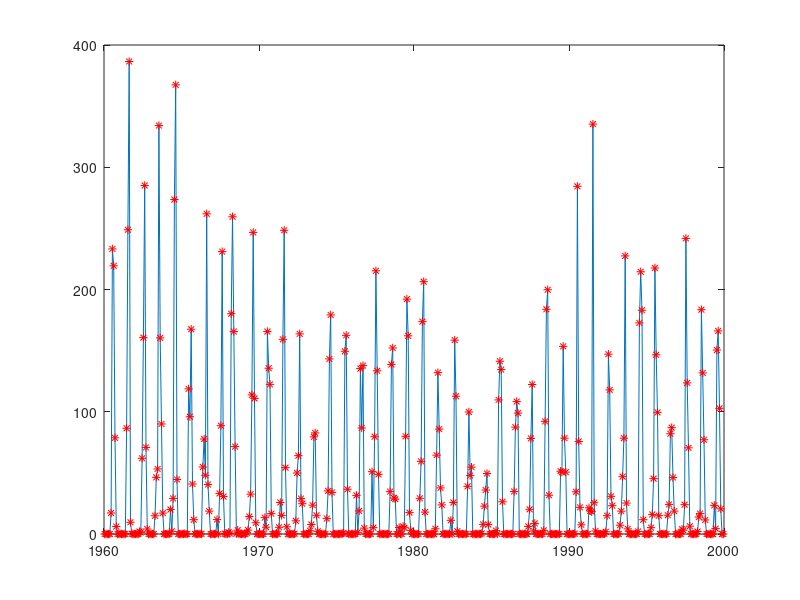

Reproduce this figure in MATLAB. (Note: this script raises an error after producing the figure.)
%% Clean up and add path
clear; clc;
close all;
addpath('../functions', '../data')
load proj23.mat
%% Plot
figure()
plot(ElGeneina.rain_org_t, ElGeneina.rain_org)
hold on
plot(ElGeneina.rain_org_t, ElGeneina.rain_org, '*', 'Color', 'r')
rain = ElGeneina.rain_org;
y = rain;
N = length(rain);
rain_init = zeros(3,N);
rain_init(1,:) = rain./3;  
rain_init(2,:) = rain./3;
rain_init(3,:) = rain./3;
%% Estimating parameters with Kalman Filter
windowsize = 20;
a1 = -0.4; % Intial AR param estimate

for i = 1:20 % Update Ar 20 time
    A =[-a1 0 0;1 0 0; 0 1 0];
    at = zeros(N,1);
    Rw    = 10e-3;                                      % Measurement noise covariance matrix, R_w. Note that Rw has the same dimension as Ry.
    Re    = eye(3)*10e-1;                        % System noise covariance matrix, R_e. Note that Re has the same dimension as Rx_t1.
    Rx_t1 = eye(3); %correct?                             % Initial covariance matrix, V0 = R_{1|0}^{x,x}
    e_hat  = zeros(N,1);                             % Estimated one-step prediction error.
    xt    = rain_init;                         % Estimated states. Intial state, x_{1|0} = 0.
    yhat  = zeros(N,1);                             % Estimated output.
    xStd  = zeros(3,N);                         % Stores one std for the one-step prediction.
    for t=2 :N                                       
        % Update the predicted state and the time-varying state vector.
        x_t1 = A*xt(:,t-1);                         % x_{t|t-1} = A x_{t-1|t-1}
        C    = [1 1 1];     % Use earlier prediction errors as estimate of e_t.
        
        % Update the parameter estimates.
        Ry = C*Rx_t1*C' + Rw;                       % R_{t|t-1}^{y,y} = C R_{t|t-1}^{x,x} + Rw
        Kt = Rx_t1*C'/Ry;                           % K_t = R^{x,x}_{t|t-1} C^T inv( R_{t|t-1}^{y,y} )
        yhat(t) = C*x_t1;                           % One-step prediction, \hat{y}_{t|t-1}.
        e_hat(t) = y(t)-yhat(t);                     % One-step prediction error, \hat{e}_t = y_t - \hat{y}_{t|t-1}
        xt(:,t) = x_t1 + Kt*( e_hat(t) );            % x_{t|t}= x_{t|t-1} + K_t ( y_t - Cx_{t|t-1} ) 
        
        if (any(xt(:,t) < 0))
            target_sum = sum(xt(:,t)); % The sum that needs to be maintained
            
            % Solve the NNLS problem
            new_data = lsqnonneg(eye(3), xt(:,t));
            
            % Scale the new data to ensure the sum matches the target sum
            scale_factor = target_sum / sum(new_data);
            xt(:,t) = new_data * scale_factor;
        end
        
        % Update the covariance matrix estimates.
        Rx_t  = Rx_t1 - Kt*Ry*Kt';                  % R^{x,x}_{t|t} = R^{x,x}_{t|t-1} - K_t R_{t|t-1}^{y,y} K_t^T
        Rx_t1 = A*Rx_t*A' + Re;                     % R^{x,x}_{t+1|t} = A R^{x,x}_{t|t} A^T + Re
    
        % Estimate a one std confidence interval of the estimated parameters.
        % This is only for the plots.
        xStd(:,t) = sqrt( diag(Rx_t) );            % This is one std for each of the parameters for the one-step prediction.    
    end
    
    xtemp = flip(xt,1);
    data = iddata(xtemp(:)); % All x data, should be AR
    model_init = idpoly([1 a1], [], []) ;
    model_armax_1 = pem(data , model_init);
    present(model_armax_1)
    % if a1 == model_armax_1.A(2)
    %     break
    % else
    a1 = model_armax_1.A(2) % New Ar parameter, update and loop
    % end
end

%% Reconstruct 
%Or do this
rain_rec = flip(xt,1); % DISCUSS THIS
rain_reconstructed = rain_rec(:);
rain_reconstructed = [rain_reconstructed(2:end); 0];
% With Provided time vector
tt = ElGeneina.rain_t;

std_rec = flip(xStd,1); % DISCUSS THIS
std_reconstructed = std_rec(:);
std_reconstructed = [std_reconstructed(2:end); 0];

%%

% Or this if using provided time vector
figure(); 
hold on;
pl1 = plot(tt, rain_reconstructed); 


pl2 = plot(tt(1), rain_reconstructed(1),'*', 'color', 'r');
hold on
pl2 = plot(tt(2), rain_reconstructed(2),'*', 'color', 'r');
hold on
pl3 = plot(tt(2), rain(2),'*', 'color', 'k');
hold on
counter = 2;
for i=3:3:length(rain_reconstructed)-2
    plot(tt(i), rain_reconstructed(i),'*', 'color', 'r')
    hold on 
    plot(tt(i+1), rain_reconstructed(i+1),'*', 'color', 'r')
    hold on
    pl2 = plot(tt(i+2), rain_reconstructed(i+2),'*', 'color', 'r');
    hold on
    pl3 = plot(tt(i+2), rain(counter),'*', 'color', 'k');
    hold on
    counter = counter + 1;
end

legend([pl1 pl2 pl3],{'Reconstructed Line ','Reconstructed Points', 'Original'})

%% Compare sums
% Or if using provided time vector
sums = zeros(480, 1);
sums(1) = 0;
counter = 2;
for i=3:3:length(rain_reconstructed)-2
    sums(counter) = rain_reconstructed(i) + rain_reconstructed(i+1) + rain_reconstructed(i+2);
    counter = counter +1;
end
diff = sums - ElGeneina.rain_org;
%% Plot
nvdi = 2.*(ElGeneina.nvdi./255) -1; %log??
nvdi_t = ElGeneina.nvdi_t;
figure();
plot(nvdi_t, nvdi)

plotACFnPACF(nvdi, 40, 'data');
figure; 
lambda_max = bcNormPlot(nvdi,1);
%% Remove deterministic trend WRONG ONLY ON MODEL DATA
mdl = fitlm(nvdi_t, nvdi);
m= mdl.Coefficients(1,1).Estimate;
k= mdl.Coefficients(2,1).Estimate;
nvdi_trend = nvdi- (nvdi_t.*k +m);
figure();
plot(nvdi_t, nvdi_trend)
plotACFnPACF(nvdi_trend, 40, 'data');
figure; 
lambda_max = bcNormPlot(nvdi_trend,1);
%% Remove season of 36
% A36 = [1 zeros(1, 35) -1]; 
% nvdi_season = filter(A36, 1, nvdi_trend);
% nvdi_season = nvdi_season(length(A36) : end );
% nvdi_t = nvdi_t(length(A36) : end);
% figure();
% plot(nvdi_t, nvdi_season)
% plotACFnPACF(nvdi_season, 40, 'data');
% figure; 
% lambda_max = bcNormPlot(nvdi_season,1);
%% Split data 70-20-10
figure();
plot(nvdi_t, nvdi_trend)

model_t = nvdi_t(1:round(0.7*length(nvdi_trend)));
validation_t = nvdi_t(round(0.7*length(nvdi_trend)) + 1 : round(0.9*length(nvdi_trend)));
test_t = nvdi_t(round(0.9*length(nvdi_trend)) + 1:end);

model_nvdi = nvdi_trend(1:round(0.7*length(nvdi_trend)));
validation_nvdi = nvdi_trend(round(0.7*length(nvdi_trend)) + 1 : round(0.9*length(nvdi_trend)));
test_nvdi = nvdi_trend(round(0.9*length(nvdi_trend)) + 1:end);
%% Ar(1) 
plotACFnPACF(model_nvdi, 45, 'AR(1)' );
data = iddata(model_nvdi);
Am = [1 1];

model_init = idpoly(Am, [], []) ;
model_armax_1 = pem(data , model_init);

e_hat = filter(model_armax_1.A , model_armax_1.C , model_nvdi) ;
e_hat = e_hat(length(model_armax_1.A ) : end ) ;

present(model_armax_1)
[acfEst, pacfEst] = plotACFnPACF(e_hat, 45, 'AR(1)' );
checkIfNormal(acfEst(2:end), 'ACF' );
checkIfNormal(pacfEst(2:end), 'PACF' );
checkIfWhite(e_hat);
%% a1 + a36 
data = iddata(model_nvdi);
Am = [1 1 zeros(1,34) 1];
model_init = idpoly(Am, [], []) ;
model_init.Structure.a.Free = Am;
model_armax_1 = pem(data , model_init);

e_hat = filter(model_armax_1.A , model_armax_1.C , model_nvdi) ;
e_hat = e_hat(length(model_armax_1.A ) : end ) ;

present(model_armax_1)
[acfEst, pacfEst] = plotACFnPACF(e_hat, 45, 'AR(1)' );
checkIfNormal(acfEst(2:end), 'ACF' );
checkIfNormal(pacfEst(2:end), 'PACF' );
checkIfWhite(e_hat);
 
%% Ar(1) with (1+a36 z^-36)
data = iddata(model_nvdi);
Am = conv([1 zeros(1, 35), -1], [1 1]);
model_init = idpoly(Am, [], []) ;
model_init.Structure.a.Free = Am;
model_armax_1 = pem(data , model_init);

e_hat = filter(model_armax_1.A , model_armax_1.C , model_nvdi) ;
e_hat = e_hat(length(model_armax_1.A ) : end ) ;

present(model_armax_1)
[acfEst, pacfEst] = plotACFnPACF(e_hat, 45, 'AR(1)' );
checkIfNormal(acfEst(2:end), 'ACF' );
checkIfNormal(pacfEst(2:end), 'PACF' );
checkIfWhite(e_hat);

%% Predict WRONG TAKE CARE OF LOG AND LINEAR
y = validation_nvdi;
t_predict = validation_t;
A = model_armax_1.A;
C = model_armax_1.C;
ks = [1 7];

for i=1:2
    
    k = ks(i);
    if(i == 1)
        y_naive = zeros(1, length(y) +1 );
        y_naive(2: end) = y;
        y_naive = y_naive(1:end - 1);
        ehat_naive = y-y_naive;
        ehat_naive = ehat_naive(k + 20:length(ehat_naive));
    else
        % y_naive = zeros(1, length(y) + 7 );
        % y_naive(8: end) = y;
        % y_naive = y_naive(1:end - 7);
        % ehat_naive = y-y_naive;
        % ehat_naive = ehat_naive(k + 20:length(ehat_naive));
        y_naive = zeros(1, length(y) + 36 );
        y_naive(37: end) = y;
        y_naive = y_naive(1:end - 36);
        ehat_naive = y-y_naive;
        ehat_naive = ehat_naive(k + 30:length(ehat_naive));
    end

    [Fk, Gk] = polydiv(C, A, k) ;
    yhatk = filter(Gk, C, y) ;
    ehat = y-yhatk;
    ehat = ehat(k+20:end);  % Remove the corrupted samples. You might need to add a bit of a margin.

    %ehat_naive = ehat_naive(k+20:end);
    %length(ehat_naive)

    figure()
    subplot(211)
    plot(t_predict,y)
    hold on
    plot(t_predict, yhatk)
    hold on
    plot(t_predict, y_naive)
    title('NVDI')
    legend('True data', append(int2str(k), '-step prediction'), 'Naive')

    % Form the prediction error and examine the ACF. Note that the prediction
    % residual should only be white if k=1. 
    subplot(212)
    plot(ehat)
    hold on
    plot(ehat_naive)
    legend('ehat = y-yhatk', 'naive')
    plotACFnPACF(ehat, 40, append(int2str(k), '-step prediction'));
    if(i == 1)
        var_noise = var(ehat);
    end
    mean_ehat = mean(ehat) 
    var_theoretical = (norm(Fk).^2) .*var_noise
    var_est = var(ehat)
    conf =0 + [-1 1].*norminv(0.975).*sqrt(var_theoretical)
    precentage_outside = (sum(ehat > conf(2)) + sum(ehat < conf(1)))./length(ehat)
end

%% Examine the data.
figure; 
subplot(211); 

x = rain_reconstructed(find(tt==nvdi_t(1)): find(tt==nvdi_t(1)) + length(model_nvdi) - 1);
%x = x./max(x); % RESCALING.
y = model_nvdi; 
%x = log(x+1);
%x = x;
%x = ((max(model_nvdi) - min(model_nvdi)).*(x - min(x)))./(max(x)-min(x)) + min(model_nvdi);
plot(x); % manual inspection
ylabel('Input signal')
title('Measured signals')
subplot(212); 
plot( y ); 
ylabel('Output signal')
xlabel('Time')
%x = x - mean(x);
figure
[Cxy,lags] = xcorr( y, x, 100, 'coeff' );
stem( lags, Cxy )
hold on
condInt = 2*ones(1,length(lags))./sqrt( length(y) );
plot( lags, condInt,'r--' )
plot( lags, -condInt,'r--' )
hold off
xlabel('Lag')
ylabel('Amplitude')
title('Crosscorrelation between in- and output')
%% Modeling x
figure();

plot(x);
title('Input data');
plotACFnPACF(x, 50, 'Input Data' );

% Model as ARMA(1,2) component
data = iddata(x);
Am = conv([1 1 1], [1 zeros(1, 35) 1]);%[1 1 1 zeros(1, 33) 1];
Cm = [1 0 0 1];
model_init = idpoly(Am, [], Cm) ;
model_init.Structure.a.Free = Am;
model_init.Structure.c.Free = Cm;

inputModel = pem(data , model_init);

w_t = filter(inputModel.A , inputModel.C , x) ;
w_t = w_t(length(inputModel.A ): end ) ;
var_ex = var(w_t);

eps_t = filter(inputModel.A , inputModel.C , y) ;
eps_t = eps_t(length(inputModel.A ): end ) ;

present(inputModel)
[acfEst, pacfEst] = plotACFnPACF(w_t, 50, 'AR(1)' );
checkIfNormal(acfEst(2:end), 'ACF' );
checkIfNormal(pacfEst(2:end), 'PACF' );
checkIfWhite(w_t);

A = inputModel.A;
C = inputModel.C;
%%
n = length(x);
M = 70;
figure()
[Cxy,lags] = xcorr(eps_t, w_t, M, 'coeff' ); %(d,r,s) = (4,2,0)
stem(lags, Cxy)
title ('Cross_correlation_function'), xlabel('Lag')
hold on
plot(-M:M, 2/ sqrt(n) * ones(1, 2*M+1), '--')
plot(-M:M, -2/sqrt(n) * ones(1, 2*M+1) , '--' )
hold off
d=3; r=0; s=0; 
%%
A2 = ones(1, r+1);
B = [zeros(1,d) ones(1, s+1)];
B = [0 0 0 1 1 zeros(1,31) 1 ];
Mi = idpoly([1], [B], [], [], [A2]) ;
Mi.Structure.B.Free = B;
z = iddata(y, x) ;
Mba2 = pem(z, Mi ) ;present(Mba2)
etilde = resid(Mba2, z);
etilde = etilde.y;
etilde = etilde(length(Mba2.B): end);

figure()
[Cxy,lags] = xcorr(etilde, x(length(Mba2.B): end), M, 'coeff' );
stem(lags, Cxy)
title ('Cross_correlation_function'), xlabel('Lag')
hold on
plot(-M:M, 2/ sqrt(n) * ones(1, 2*M+1), '--')
plot(-M:M, -2/sqrt(n) * ones(1, 2*M+1) , '--' )
hold off

%% Model etilde
figure();
plot(etilde);
title('etilde data');
plotACFnPACF(etilde, M, 'Input Data' );

A2_diff = [1 0 -1];
Am = [1 1 zeros(1, 34) 1];%conv([1 zeros(1, 35) 1], A2_diff);
model_init = idpoly([1 1], [], []) ;
%model_init.Structure.a.Free = Am;
%model_init.Structure.c.Free = [1 1 1 1 ];
%model_init = idpoly([1 1 1], [], []) ;
model_input = pem(iddata(etilde), model_init);

e_hat = filter(model_input.A , model_input.C , etilde) ;
e_hat = e_hat(length(model_input.A ) : end ) ;

present(model_input)
[acfEst, pacfEst] = plotACFnPACF(e_hat, M, 'AR(1)' );
checkIfNormal(acfEst(2:end), 'ACF' );
checkIfNormal(pacfEst(2:end), 'PACF' );
checkIfWhite(e_hat);

A1 = model_input.A;
C2 = model_input.C;

%% Full BJ Model
Mi = idpoly(1, B, C2, A1, A2) ;
Mi.Structure.D.Free = A1;
Mi.Structure.B.Free = B;

z = iddata(y, x);
MboxJ = pem (z, Mi);
present (MboxJ );

ehat = resid(MboxJ, z).y;
ehat = ehat(length(MboxJ): end);

[acfEst, pacfEst] = plotACFnPACF(ehat, M, 'Box-Jenkins');
checkIfNormal(acfEst(2:end), 'ACF' );
checkIfNormal(pacfEst(2:end), 'PACF' );
checkIfWhite(ehat);

figure()
[Cxy,lags] = xcorr(ehat, x, M, 'coeff' );
stem(lags, Cxy)
title ('Cross_correlation_function'), xlabel('Lag')
hold on
plot(-M:M, 2/ sqrt(n) * ones(1, 2*M+1), '--')
plot(-M:M, -2/sqrt(n) * ones(1, 2*M+1) , '--' )
hold off
%%
k = 7;
x = rain_reconstructed(find(tt==nvdi_t(1)) + length(model_nvdi): find(tt==nvdi_t(1)) + length(model_nvdi) + length(validation_nvdi) - 1);
y = validation_nvdi;
[Fx, Gx] = polydiv( inputModel.C, inputModel.A, k );
xhatk = filter(Gx, inputModel.C, x);
%modelLim = 400
figure
plot([x xhatk] )
%line( [modelLim modelLim], [-1e6 1e6 ], 'Color','red','LineStyle',':' )
legend('Input signal', 'Predicted input', 'Prediction starts')
title( sprintf('Predicted input signal, x_{t+%i|t}', k) )
axis([1 N min(x)*1.5 max(x)*1.5])

std_xk = sqrt( sum( Fx.^2 )*var_ex );
fprintf( 'The theoretical std of the %i-step prediction error is %4.2f.\n', k, std_xk)

%% Form the residual. Is it behaving as expected? Recall, no shift here!
ehat = x - xhatk;
ehat = ehat(30:end);

figure
acf( ehat, 40, 0.05, 1 );
title( sprintf('ACF of the %i-step input prediction residual', k) )
fprintf('This is a %i-step prediction. Ideally, the residual should be an MA(%i) process.\n', k, k-1)
checkIfWhite( ehat );
pacfEst = pacf( ehat, 40, 0.05 );
checkIfNormal( pacfEst(k+1:end), 'PACF' );

%% Proceed to predict the data using the predicted input.
% Form the BJ prediction polynomials. In our notation, these are
%   A1 = foundModel.D
%   C1 = foundModel.C
%   A2 = foundModel.F
% 
% The KA, KB, and KC polynomials are formed as:
%   KA = conv( A1, A2 );
%   KB = conv( A1, B );
%   KC = conv( A2, C1 );
%
KA = conv( MboxJ.D, MboxJ.F );
KB = conv( MboxJ.D, MboxJ.B );
KC = conv( MboxJ.F, MboxJ.C );

% Form the ARMA prediction for y_t (note that this is not the same G
% polynomial as we computed above (that was for x_t, this is for y_t).
[Fy, Gy] = polydiv( MboxJ.C, MboxJ.D, k );

% Compute the \hat\hat{F} and \hat\hat{G} polynomials.
[Fhh, Ghh] = polydiv( conv(Fy, KB), KC, k );

% Form the predicted output signal using the predicted input signal.
yhatk  = filter(Fhh, 1, xhatk) + filter(Ghh, KC, x) + filter(Gy, KC, y);

% A very common error is to forget to add the predicted inputs. Lets try
% that to see what happens.
% yhatk  = filter(Ghh, KC, x) + filter(Gy, KC, y);

figure
plot([y yhatk] )
%line( [modelLim modelLim], [-1e6 1e6 ], 'Color','red','LineStyle',':' )
legend('Output signal', 'Predicted output', 'Prediction starts')
title( sprintf('Predicted output signal, y_{t+%i|t}', k) )
axis([1 N min(y)*1.5 max(y)*1.5])


